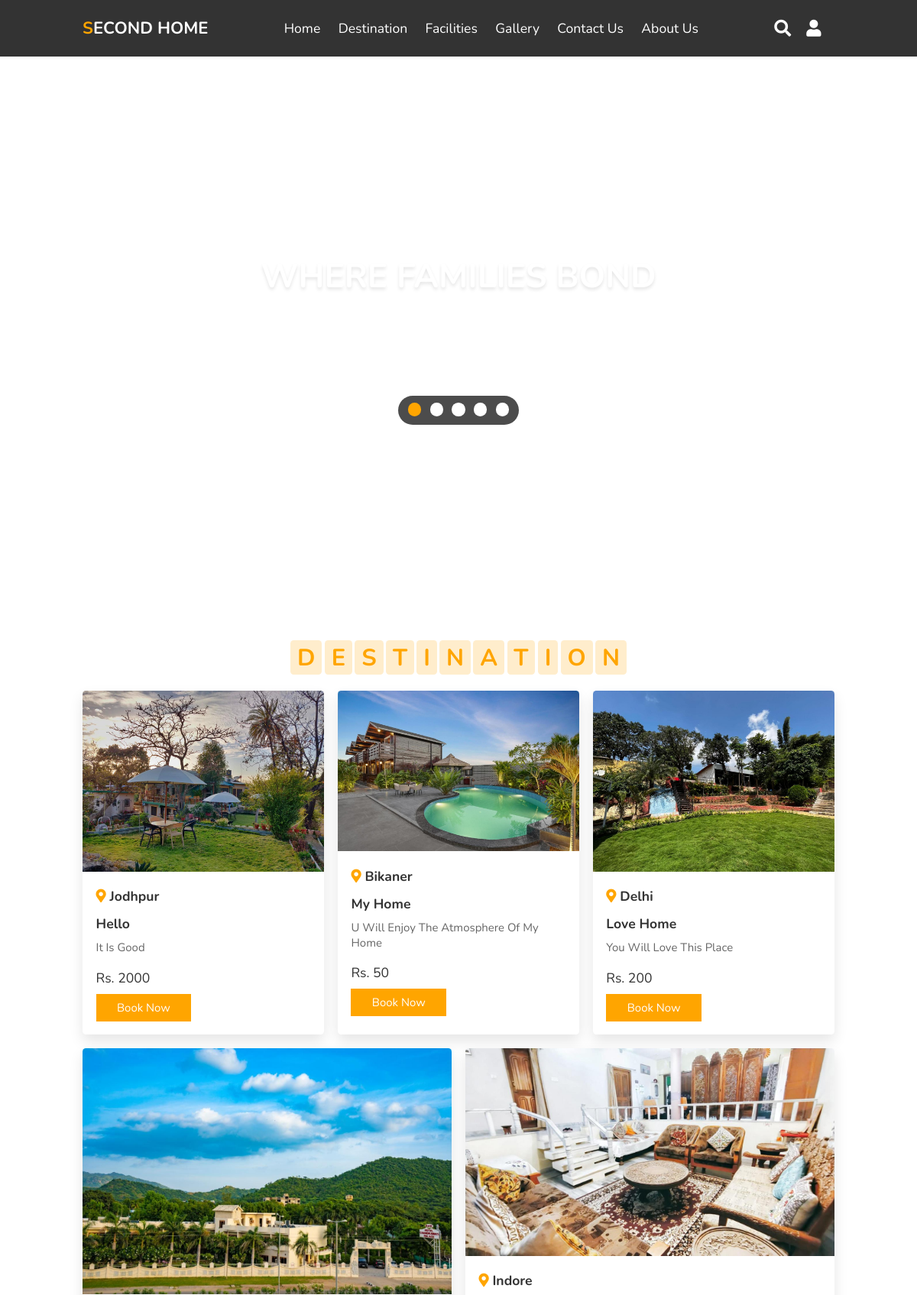
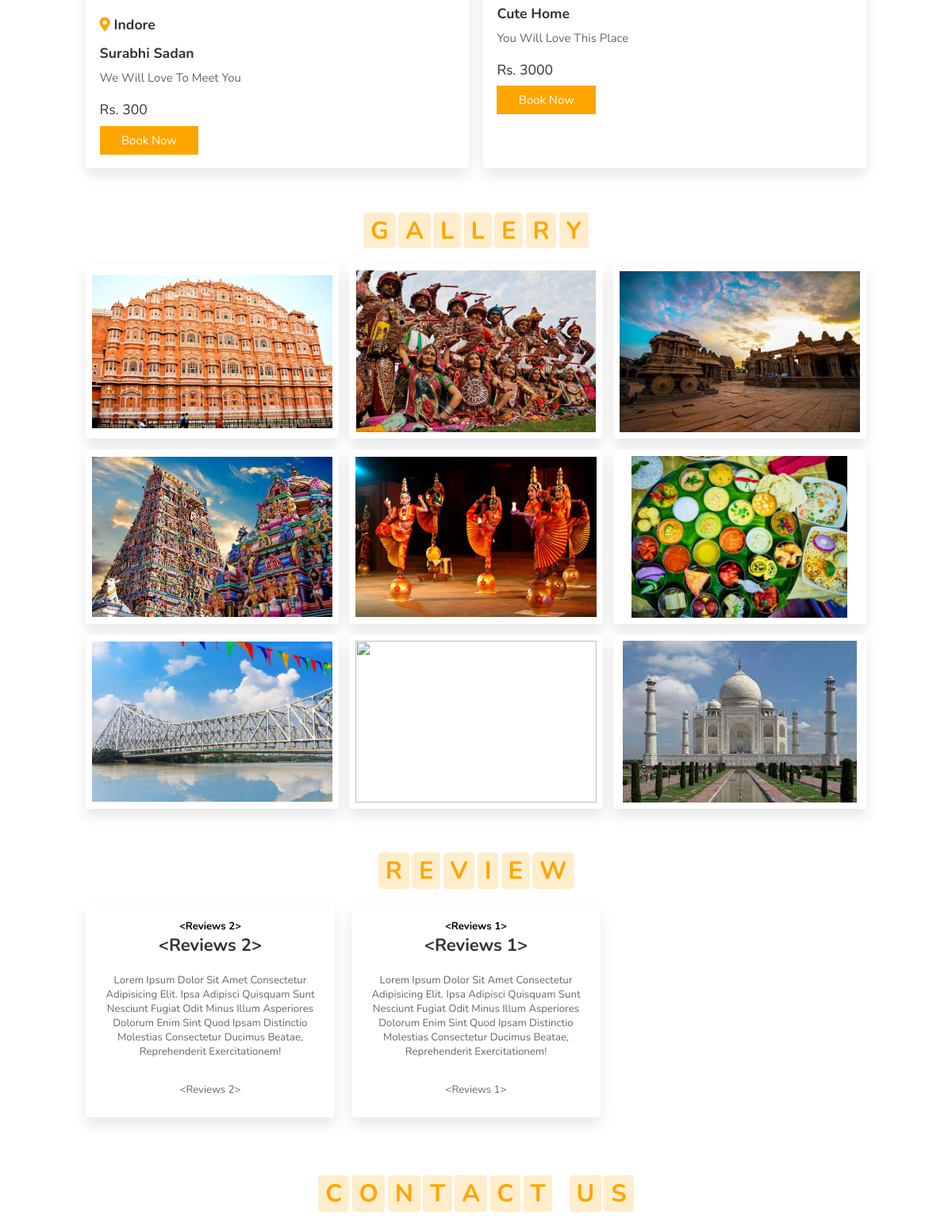
Page /Open_Seating_areas (upper part) on the committed database (2 pictures, top to bottom).
### models.py (models this page shows)
class Listroom(db.Model):
    id = db.Column(db.Integer, primary_key=True)
    email = db.Column(db.String(150))
    phone_no= db.Column(db.Integer)
    city = db.Column(db.String(150))
    host_name = db.Column(db.String(150))
    homestay_name = db.Column(db.String(150))
    address = db.Column(db.String(150))
    description= db.Column(db.String(150))
    no_of_room = db.Column(db.Integer)
    Parking = db.Column(db.Boolean)
    Internet = db.Column(db.Boolean)
    Running_Hot_water = db.Column(db.Boolean)
    Open_Seating_areas = db.Column(db.Boolean)
    Air_Condition = db.Column(db.Boolean)
    Pet_Friendly = db.Column(db.Boolean)
    Toiletries = db.Column(db.Boolean)
    Smoking_Allowed = db.Column(db.Boolean)
    Library = db.Column(db.Boolean)
    Bonfire = db.Column(db.Boolean)
    Barbecue = db.Column(db.Boolean)
    Pick_and_dropService = db.Column(db.Boolean)
    rent=db.Column(db.Integer)
    pic=db.Column(db.String(500))
    uid = db.Column("uid", db.Integer, db.ForeignKey('user.id'))
    review = db.relationship('Reviews', backref='room')
    booking = db.relationship('Booking', backref='room')

class Reviews(db.Model):
    id = db.Column(db.Integer, primary_key=True)
    review=db.Column(db.String(5000))
    room_id = db.Column(db.Integer, db.ForeignKey('listroom.id'))
    user_id = db.Column(db.Integer, db.ForeignKey('user.id'))

### main.py (the view)
@app.route('/Open_Seating_areas')
def Open_Seating_areas():
    fac=Listroom.query.filter_by(Open_Seating_areas=True).all()
    rev=Reviews.query.all()
    return render_template('face.html',post=fac,login=0,ra=rev,user=current_user)

### templates/face.html (shortened to what this page needs)
<!DOCTYPE html>
<html lang="en">
{% include('header.html')%}
<body>
    {% include ('navbar.html') %}
    <section class="home" id="home">
        <div class="content">
            <h3>where families bond</h3>
            <p>Experience something new every moment</p>
        </div>
        <div class="controls">
            <span class="vid-btn active" data-src="/static/images/vid-1.mp4"></span>
            <span class="vid-btn" data-src="/static/images/vid-2.mp4"></span>
            <span class="vid-btn" data-src="/static/images/vid-3.mp4"></span>
            <span class="vid-btn" data-src="/static/images/vid-4.mp4"></span>
            <span class="vid-btn" data-src="/static/images/vid-5.mp4"></span>
        </div>
        <div class="video-container">
            <video src="/static/images/vid-1.mp4" id="video-slider" loop autoplay muted></video>
        </div>
    </section>
    <section class="destination" id="destination">
        <h1 class="heading">
            <span>d</span>
            <span>e</span>
            <span>s</span>
            <span>t</span>
            <span>i</span>
            <span>n</span>
            <span>a</span>
            <span>t</span>
            <span>i</span>
            <span>o</span>
            <span>n</span>
        </h1>
        <div class="box-container">
            {% for i in post %}
            <div class="box">
                <img src="{{i.pic}}" alt="">
                <div class="content">
                    <h3> <i class="fas fa-map-marker-alt"></i> {{i.city}} </h3> <br>
                    <h3>{{i.homestay_name}}</h3>
                    <p>
                        {{i.description}}
                    </p>
                    <div class="price"> Rs. {{i.rent}} </div>
                    <a href="{{i.id}}/profile" class="btn">book now</a>
                </div>
            </div>
            {% endfor %}
        </div>
    </section>
    <section class="gallery" id="gallery">
        <h1 class="heading">
            <span>g</span>
            <span>a</span>
            <span>l</span>
            <span>l</span>
            <span>e</span>
            <span>r</span>
            <span>y</span>
        </h1>
        <div class="box-container">
            <div class="box">
                <img src="/static/images/gg1.webp" alt="">
                <div class="content">
                </div>
            </div>
            <div class="box">
                <img src="/static/images/gg2.jpg" alt="">
                <div class="content">
                </div>
            </div>
            <div class="box">
                <img src="/static/images/gg3.jpg" alt="">
                <div class="content">
                </div>
            </div>
            <div class="box">
                <img src="/static/images/gg4.webp" alt="">
                <div class="content">
                </div>
            </div>
            <div class="box">
                <img src="/static/images/gg5.jpg" alt="">
                <div class="content">
                </div>
            </div>
            <div class="box">
                <img src="/static/images/gg6.jpg" alt="">
                <div class="content">
                </div>
            </div>
            <div class="box">
                <img src="/static/images/gg7.webp" alt="">
                <div class="content">
                </div>
            </div>
            <div class="box">
                <img src="/static/images/gg8.png" alt="">
                <div class="content">
                </div>
            </div>
            <div class="box">
                <img src="/static/images/gg9.jpg" alt="">
                <div class="content">
                </div>
            </div>
        </div>
    </section>
    <section class="review" id="review">
        <h1 class="heading">
            <span>r</span>
            <span>e</span>
            <span>v</span>
            <span>i</span>
            <span>e</span>
            <span>w</span>
        </h1>
        <div class="swiper-container review-slider">
            <div class="swiper-wrapper">
                {% for i in ra %}
                <div class="swiper-slide">
                    <div class="box">
                        <h1>{{i}}</h1>
                        <h3>{{i}}</h3>
                       <br>
                       <p>Lorem ipsum dolor sit amet consectetur adipisicing elit. Ipsa adipisci quisquam sunt nesciunt
                           fugiat odit minus illum asperiores dolorum enim sint quod ipsam distinctio molestias
                           consectetur ducimus beatae, reprehenderit exercitationem!</p> <br>
                           <p>{{i}}</p>
                    </div>
                </div>
                {% endfor %}
        </div>
    </section>
    <section class="contact" id="contact">
        <h1 class="heading">
            <span>c</span>
            <span>o</span>
            <span>n</span>
            <span>t</span>
            <span>a</span>
            <span>c</span>
            <span>t</span>
            <span class="space"></span>
            <span>u</span>
            <span>s</span>
        </h1>
    </section>
</body>
</html>

### static/style.css (style rules this page uses)
:root { --orange: #ffa500; }
* { font-family: 'Nunito', sans-serif; margin: 0; padding: 0; box-sizing: border-box; text-transform: capitalize; outline: none; border: none; text-decoration: none; transition: all .2s linear; }
html { font-size: 62.5%; overflow-x: hidden; scroll-padding-top: 6rem; scroll-behavior: smooth; }
section { padding: 2rem 9%; }
.heading { text-align: center; padding: 2.5rem 0; }
.heading span { font-size: 3.5rem; background: rgba(255, 165, 0, .2); color: var(--orange); border-radius: .5rem; padding: .2rem 1rem; }
.heading span.space { background: none; }
.btn { display: inline-block; margin-top: 1rem; background: var(--orange); color: #fff; padding: .8rem 3rem; border: .2rem solid var(--orange); cursor: pointer; font-size: 1.7rem; }
.home { min-height: 100vh; display: flex; align-items: center; justify-content: center; flex-flow: column; position: relative; z-index: 0; }
.home .content { text-align: center; }
.home .content h3 { font-size: 5rem; color: #fff; text-transform: uppercase; text-shadow: 0 .3rem .5rem rgba(0, 0, 0, .1); }
.home .content p { font-size: 2.5rem; color: #fff; padding: .5rem 0; }
.home .video-container video { position: absolute; top: 0; left: 0; z-index: -1; height: 100%; width: 100%; object-fit: cover; }
.home .controls { padding: 1rem; border-radius: 5rem; background: rgba(0, 0, 0, .7); position: relative; top: 10rem; }
.home .controls .vid-btn { height: 2rem; width: 2rem; display: inline-block; border-radius: 50%; background: #fff; cursor: pointer; margin: 0 .5rem; }
.home .controls .vid-btn.active { background: var(--orange); }
.destination .box-container { display: flex; flex-wrap: wrap; gap: 2rem; }
.destination .box-container .box { flex: 1 1 30rem; border-radius: .5rem; overflow: hidden; box-shadow: 0 1rem 2rem rgba(0, 0, 0, .1); }
.destination .box-container .box img { width: 100%; object-fit: cover; }
.destination .box-container .box .content { padding: 2rem; }
.destination .box-container .box .content h3 { font-size: 2rem; color: #333; }
.destination .box-container .box .content h3 i { color: var(--orange); }
.destination .box-container .box .content p { font-size: 1.7rem; color: #666; padding: 1rem 0; }
.destination .box-container .box .content .price { font-size: 2rem; color: #333; padding-top: 1rem; }
.gallery .box-container { display: flex; flex-wrap: wrap; gap: 1.5rem; }
.gallery .box-container .box { overflow: hidden; box-shadow: 0 1rem 2rem rgba(0, 0, 0, .1); border: 1rem solid #fff; border-radius: .5rem; flex: 1 1 30rem; height: 25rem; position: relative; }
.gallery .box-container .box img { height: 100%; width: 100%; object-fit: cover; }
.gallery .box-container .box .content { position: absolute; top: -100%; left: 0; height: 100%; width: 100%; text-align: center; background: rgba(0, 0, 0, .7); padding: 2rem; padding-top: 5rem; }
.review .review-slider { padding-bottom: 2rem; }
.review .box { padding: 2rem; text-align: center; box-shadow: 0 1rem 2rem rgba(0, 0, 0, .1); border-radius: .5rem; }
.review .box h3 { color: #333; font-size: 2.5rem; }
.review .box p { color: #666; font-size: 1.5rem; padding: 1rem 0; }
.gallery .box-container .box img { height: 100%; width: 100%; object-fit: contain; }
@media (max-width:1200px) { html { font-size: 55%; } }

### rows in the picture
Listroom: pic (picture), city "Jodhpur", homestay_name "Hello", description "It Is Good", rent "2000"
Listroom: pic (picture), city "Bikaner", homestay_name "My Home", description "U Will Enjoy The Atmosphere Of My Home", rent "50"
Listroom: pic (picture), city "Delhi", homestay_name "Love Home", description "You Will Love This Place", rent "200"
Listroom: pic (picture), city "Indore", homestay_name "Surabhi Sadan", description "We Will Love To Meet You", rent "300"
Listroom: pic (picture), city "Indore", homestay_name "Cute Home", description "You Will Love This Place", rent "3000"
Reviews: i "<Reviews 1>"
Reviews: i "<Reviews 2>"
